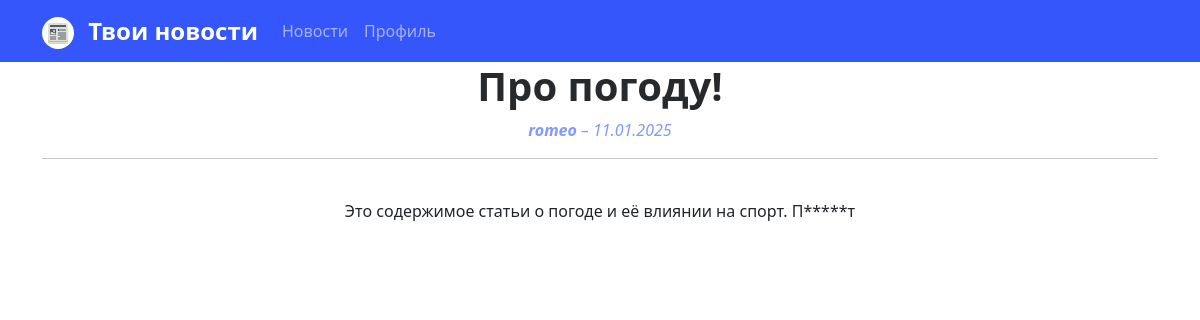
/1/, run on the app's committed database.
### news/models.py (models this page shows, shortened)
class Post(models.Model):
    article = 'AR'
    news = 'NE'
    POSITIONS = [
        (article, 'Cтатья'),
        (news, 'Новость')
    ]
    author = models.ForeignKey(account_models.Author, on_delete=models.CASCADE)
    type = models.CharField(max_length=2, choices=POSITIONS, default=article)
    created = models.DateTimeField(auto_now_add=True)
    category = models.ManyToManyField(Category, through='PostCategory')
    title = models.CharField(max_length=255)
    content = models.TextField()
    rating = models.FloatField(default=0)

### accounts/models.py (models this page shows, shortened)
class Author(models.Model):
    user = models.OneToOneField(User, on_delete=models.CASCADE)
    rating = models.FloatField(default=0)

### news/views.py (the view)
# urls.py: path('<int:pk>/', CurrentPost.as_view(), name='news-current'),
class CurrentPost(DetailView):
    model = Post
    template_name = 'news/news_detail.html'
    context_object_name = 'post'

### news/templatetags/custom_filters.py (called while the page is built)
@register.filter
def censor(value):
    if type(value) != str:
        raise TypeError('The value must be a string')
    for word in value.translate(str.maketrans('', '', string.punctuation)).split():
        if len(word) > 1:
            if not word[1:].isupper() and not word[1:].islower():
                value = value.replace(word[1:-1], '*' * len(word[1:-1]))
    return value

### templates/news/news_detail.html (shortened to what this page needs)
{% extends 'flatpages/default.html' %}
{% load custom_filters %}
{% block content %}
<h1><b><span style="color: #272a2d;">{{ post.title|censor }}</span></b></h1>
<i><span style="color: #8199ff;"><b>{{ post.author.user.username }}</b> – {{ post.created|date:"d.m.Y" }}</span></i>
<hr>
<br>{{ post.content|censor }}
{% endblock content %}

### data on the page
Post: title|censor "Про погоду!", author.user.username "romeo", created "11.01.2025", content|censor "Это содержимое статьи о погоде и её влиянии на спорт. П*****т"
